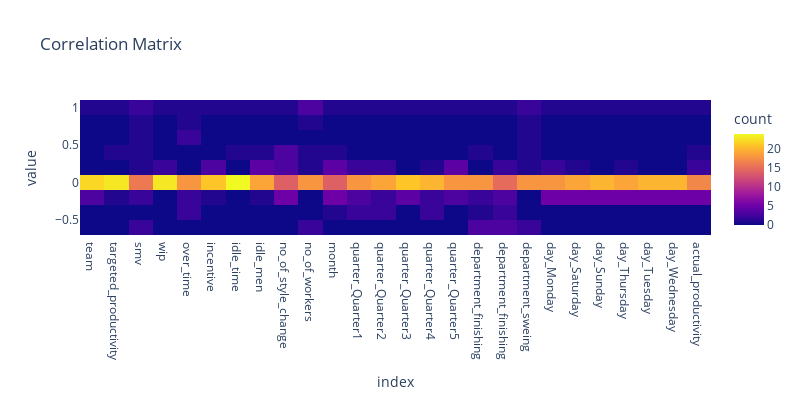

Notebook code cell kept with this figure:
### Markdown cell above
# Checking for the correlation

### Code cell
corrMatrix = df_train.corr()
#fig, ax = plt.subplots(figsize=(20,20)) # Sample figsize in inches
#sns.heatmap(corrMatrix, annot=True, linewidths=.5, ax=ax)
px.density_heatmap(corrMatrix,title='Correlation Matrix',width=800,height=400)

### Figure 1 — Plotly figure (JSON) as saved in the notebook; plotly's stock layout.template omitted (floating-point values rounded to 4 significant figures; data arrays with more than 128 entries replaced by an {"elided": "..."} marker saying what was removed)
{"data": [{"coloraxis": "coloraxis", "hovertemplate": "index=%{x}<br>value=%{y}<br>count=%{z}<extra></extra>", "name": "", "type": "histogram2d", "x": {"elided": "676 str values"}, "xaxis": "x", "xbingroup": "x", "y": {"elided": "676 float values"}, "yaxis": "y", "ybingroup": "y"}], "layout": {"coloraxis": {"colorbar": {"title": {"text": "count"}}, "colorscale": [[0, "#0d0887"], [0.1111, "#46039f"], [0.2222, "#7201a8"], [0.3333, "#9c179e"], [0.4444, "#bd3786"], [0.5556, "#d8576b"], [0.6667, "#ed7953"], [0.7778, "#fb9f3a"], [0.8889, "#fdca26"], [1, "#f0f921"]]}, "height": 400, "legend": {"tracegroupgap": 0}, "title": {"text": "Correlation Matrix"}, "width": 800, "xaxis": {"anchor": "y", "domain": [0, 1], "title": {"text": "index"}}, "yaxis": {"anchor": "x", "domain": [0, 1], "title": {"text": "value"}}}}
